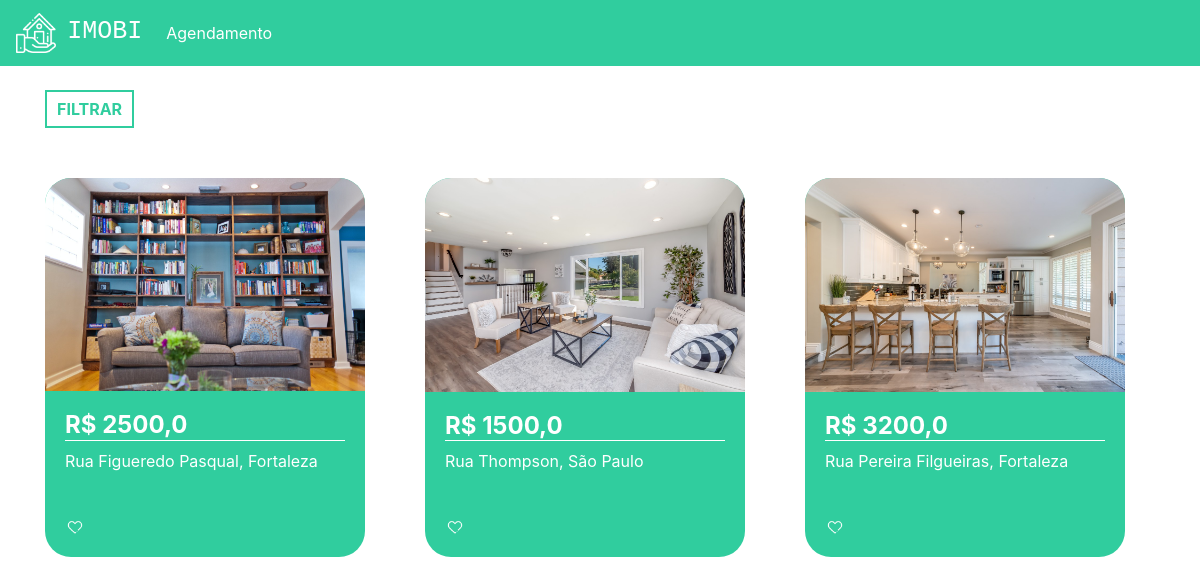
The app's page / (signed in) with its own data.
### plataforma/models.py (models this page shows, shortened)
class Imovei(models.Model):
    choices = (('V', 'Venda'),
               ('A', 'Aluguel'))
    choices_imovel = (('A', 'Apartamento'),
                      ('C', 'Casa'))
    imagens = models.ManyToManyField(Imagem)
    valor = models.FloatField()
    quartos = models.IntegerField()
    tamanho = models.FloatField()
    cidade = models.ForeignKey(Cidade, on_delete=models.DO_NOTHING)
    rua = models.CharField(max_length=50)
    tipo = models.CharField(max_length=1, choices=choices)
    tipo_imovel = models.CharField(max_length=1, choices=choices_imovel)
    numero = models.IntegerField()
    descricao = models.TextField()
    dias_visita = models.ManyToManyField(DiasVisita)
    horarios = models.ManyToManyField(Horario)

class Imagem(models.Model):
    img = models.ImageField(upload_to='img')

class Cidade(models.Model):
    nome = models.CharField(max_length=30)
    def __str__(self) -> str:
        return self.nome

### plataforma/views.py (the view)
# urls.py: path('', views.home, name='home'),
@login_required(login_url='/auth/logar/')
def home(request):
    preco_minimo = request.GET.get('preco_minimo')
    preco_maximo = request.GET.get('preco_maximo')
    cidade = request.GET.get('cidade')
    tipo = request.GET.getlist('tipo')
    cidades = Cidade.objects.all()
    if preco_minimo or preco_maximo or cidade or tipo:
        if not preco_minimo:
            preco_minimo = 0
        if not preco_maximo:
            preco_maximo = 999999999
        if not tipo:
            tipo = ['A', 'C']
        imoveis = Imovei.objects.filter(valor__gte=preco_minimo).filter(valor__lte=preco_maximo).filter(tipo_imovel__in=tipo).filter(cidade=cidade)
    else:
        imoveis = Imovei.objects.all()
    return render(request, 'home.html', {'imoveis': imoveis, 'cidades': cidades})

### plataforma/templates/home.html (shortened to what this page needs)
{% extends 'base.html' %}
{% load static %}
{% block 'head' %}
<link rel="stylesheet" href="{% static 'plataforma/css/home.css' %}">
{% endblock  %}
{% block 'body' %}
<div class="container">
  <br>
  <button type="button" class="btn_filtrar" data-toggle="modal"
	 data-target="#exampleModal">
    FILTRAR
  </button>
  <div class="row">
    {% for imovel in imoveis %}
        <div class="col-md cont">
          <div class="card_imovel">
            <img class="img_capa_imovel" src="{{imovel.imagens.all.0.img.url}}">
            <div class="informacoes_imoveis">
              <a class="a_none" href="{% url 'imovel' imovel.id %}"><h4 class="valor">R$ {{imovel.valor}}</h4></a>
              <p>{{imovel.rua}}, {{imovel.cidade}}</p>
              <br>
              <img width="7%" src="{% static 'plataforma/img/heart.png' %}">
            </div>
          </div>
        </div>
    {% endfor %}
  </div>
</div>
{% endblock %}

### templates/static/plataforma/css/home.css (style rules this page uses)
.card_imovel { background-color: #30CD9E; width: 20rem; margin-top: 50px; border-radius: 26px; }
.img_capa_imovel { width: 100%; border-top-left-radius: 26px; border-top-right-radius: 26px; }
.informacoes_imoveis { padding: 20px; color: white; }
.valor { font-weight: bold; border-bottom: 1px solid white; }
.btn_filtrar { border: none; background-color: transparent; border: 2px solid #30CD9E; color: #30CD9E; padding: 5px 10px 5px 10px; font-weight: bold; }
.a_none { color: white; }

### records on screen
Imovei: imagens.all.0.img (picture), valor "2500,0", rua "Rua Figueredo Pasqual", cidade "Fortaleza"
Imovei: imagens.all.0.img (picture), valor "1500,0", rua "Rua Thompson", cidade "São Paulo"
Imovei: imagens.all.0.img (picture), valor "3200,0", rua "Rua Pereira Filgueiras", cidade "Fortaleza"
